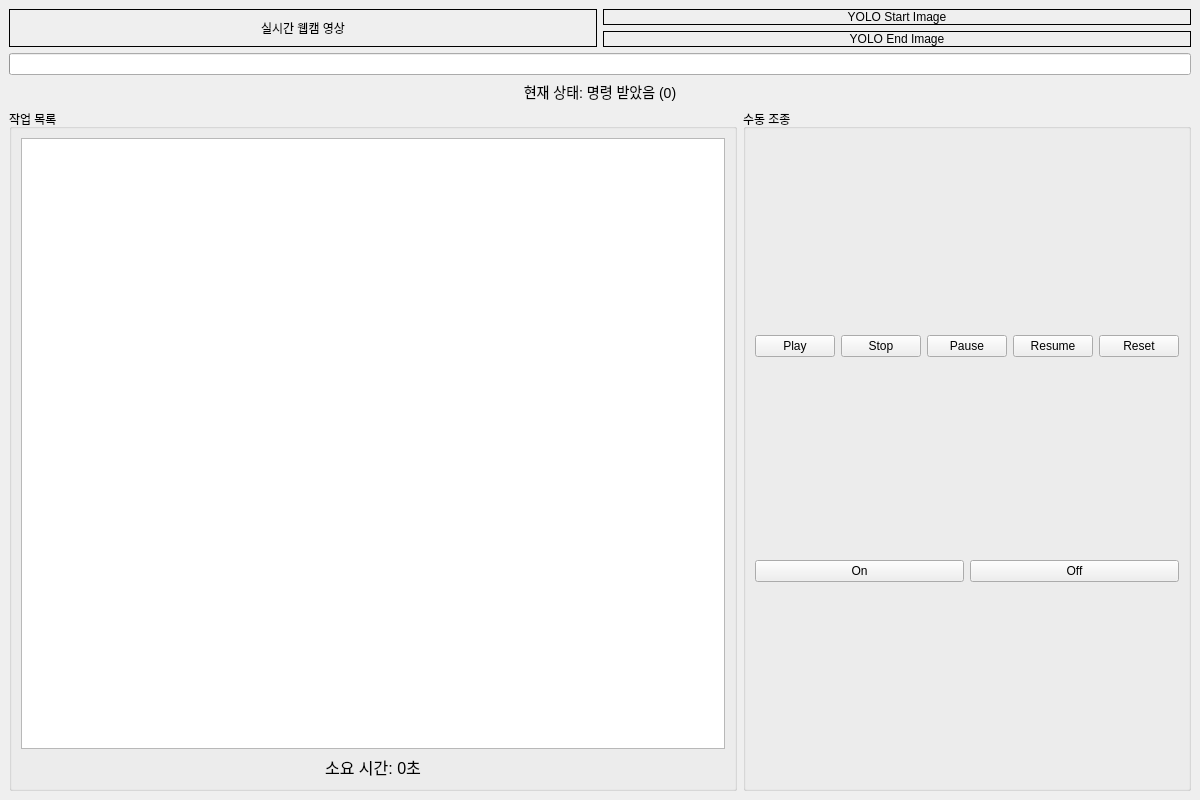
<?xml version="1.0" encoding="UTF-8"?>
<ui version="4.0">
 <class>MyWindow</class>
 <widget class="QMainWindow" name="MyWindow">
  <property name="windowTitle">
   <string>터틀봇 조종 GUI</string>
  </property>
  <property name="geometry">
   <rect>
    <x>100</x>
    <y>100</y>
    <width>1200</width>
    <height>800</height>
   </rect>
  </property>
  <widget class="QWidget" name="centralwidget">
   <layout class="QVBoxLayout" name="verticalLayout">
    <!-- 상단 레이아웃: 실시간 영상과 YOLO 이미지 -->
    <item>
     <layout class="QHBoxLayout" name="topLayout">
      <!-- 실시간 웹캠 영상 표시 -->
      <item>
       <widget class="QLabel" name="videoLabel">
        <property name="fixedSize">
         <size>
          <width>640</width>
          <height>480</height>
         </size>
        </property>
        <property name="styleSheet">
         <string>border: 1px solid black;</string>
        </property>
        <property name="alignment">
         <set>Qt::AlignCenter</set>
        </property>
        <property name="text">
         <string>실시간 웹캠 영상</string>
        </property>
       </widget>
      </item>
      <!-- YOLO 이미지 레이아웃 -->
      <item>
       <layout class="QVBoxLayout" name="yoloLayout">
        <item>
         <widget class="QLabel" name="yoloStartLabel">
          <property name="fixedSize">
           <size>
            <width>320</width>
            <height>240</height>
           </size>
          </property>
          <property name="styleSheet">
           <string>border: 1px solid black;</string>
          </property>
          <property name="alignment">
           <set>Qt::AlignCenter</set>
          </property>
          <property name="text">
           <string>YOLO Start Image</string>
          </property>
         </widget>
        </item>
        <item>
         <widget class="QLabel" name="yoloEndLabel">
          <property name="fixedSize">
           <size>
            <width>320</width>
            <height>240</height>
           </size>
          </property>
          <property name="styleSheet">
           <string>border: 1px solid black;</string>
          </property>
          <property name="alignment">
           <set>Qt::AlignCenter</set>
          </property>
          <property name="text">
           <string>YOLO End Image</string>
          </property>
         </widget>
        </item>
       </layout>
      </item>
     </layout>
    </item>
    <!-- 로딩바 및 상태 레이블 -->
    <item>
     <layout class="QVBoxLayout" name="loadingLayout">
      <item>
       <widget class="QProgressBar" name="loadingBar">
        <property name="maximum">
         <number>10</number>
        </property>
        <property name="value">
         <number>0</number>
        </property>
        <property name="textVisible">
         <bool>false</bool>
        </property>
        <property name="fixedHeight">
         <number>30</number>
        </property>
       </widget>
      </item>
      <item>
       <widget class="QLabel" name="stateLabel">
        <property name="text">
         <string>현재 상태: 명령 받았음 (0)</string>
        </property>
        <property name="alignment">
         <set>Qt::AlignCenter</set>
        </property>
        <property name="styleSheet">
         <string>font-size: 14px;</string>
        </property>
       </widget>
      </item>
     </layout>
    </item>
    <!-- 중간 레이아웃: 작업 목록 및 컨트롤 -->
    <item>
     <layout class="QHBoxLayout" name="middleLayout">
      <!-- 작업 목록 그룹 -->
      <item>
       <widget class="QGroupBox" name="jobGroup">
        <property name="title">
         <string>작업 목록</string>
        </property>
        <layout class="QVBoxLayout" name="jobLayout">
         <item>
          <widget class="QListWidget" name="jobList">
           <property name="font">
            <font>
             <pointsize>14</pointsize>
            </font>
           </property>
          </widget>
         </item>
         <item>
          <widget class="QLabel" name="jobTimeLabel">
           <property name="text">
            <string>소요 시간: 0초</string>
           </property>
           <property name="alignment">
            <set>Qt::AlignCenter</set>
           </property>
           <property name="styleSheet">
            <string>font-size: 16px;</string>
           </property>
          </widget>
         </item>
        </layout>
       </widget>
      </item>
      <!-- 컨트롤 그룹 -->
      <item>
       <widget class="QGroupBox" name="controlGroup">
        <property name="title">
         <string>수동 조종</string>
        </property>
        <layout class="QVBoxLayout" name="controlLayout">
         <!-- 수동 조종 버튼 -->
         <item>
          <layout class="QHBoxLayout" name="manualControlsLayout">
           <item>
            <widget class="QPushButton" name="playButton">
             <property name="text">
              <string>Play</string>
             </property>
             <property name="fixedSize">
              <size>
               <width>100</width>
               <height>50</height>
              </size>
             </property>
            </widget>
           </item>
           <item>
            <widget class="QPushButton" name="stopButton">
             <property name="text">
              <string>Stop</string>
             </property>
             <property name="fixedSize">
              <size>
               <width>100</width>
               <height>50</height>
              </size>
             </property>
            </widget>
           </item>
           <item>
            <widget class="QPushButton" name="pauseButton">
             <property name="text">
              <string>Pause</string>
             </property>
             <property name="fixedSize">
              <size>
               <width>100</width>
               <height>50</height>
              </size>
             </property>
            </widget>
           </item>
           <item>
            <widget class="QPushButton" name="resumeButton">
             <property name="text">
              <string>Resume</string>
             </property>
             <property name="fixedSize">
              <size>
               <width>100</width>
               <height>50</height>
              </size>
             </property>
            </widget>
           </item>
           <item>
            <widget class="QPushButton" name="resetButton">
             <property name="text">
              <string>Reset</string>
             </property>
             <property name="fixedSize">
              <size>
               <width>100</width>
               <height>50</height>
              </size>
             </property>
            </widget>
           </item>
          </layout>
         </item>
         <!-- 컨베이어 조종 버튼 -->
         <item>
          <layout class="QHBoxLayout" name="conveyorLayout">
           <item>
            <widget class="QPushButton" name="conveyorOnButton">
             <property name="text">
              <string>On</string>
             </property>
             <property name="fixedSize">
              <size>
               <width>100</width>
               <height>50</height>
              </size>
             </property>
            </widget>
           </item>
           <item>
            <widget class="QPushButton" name="conveyorOffButton">
             <property name="text">
              <string>Off</string>
             </property>
             <property name="fixedSize">
              <size>
               <width>100</width>
               <height>50</height>
              </size>
             </property>
            </widget>
           </item>
          </layout>
         </item>
        </layout>
       </widget>
      </item>
     </layout>
    </item>
   </layout>
  </widget>
 </widget>
 <resources/>
 <connections/>
 <customwidgets/>
</ui>
